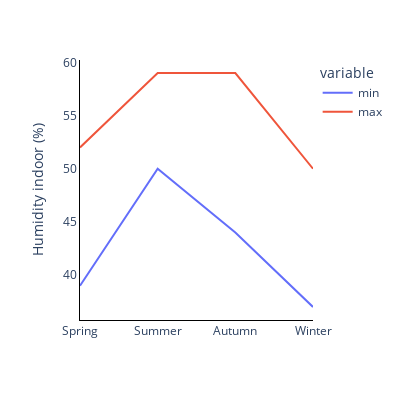

Source (notebook cell):
### Code cell
# seasonal humidity indoor min max plot
df.groupby('Season').describe()

fig = px.line(df.groupby('Season').describe()['Humidity indoor'][['min', 'max']].loc[season_list],
              width=400, height=400)

fig.update_layout(plot_bgcolor='rgba(0, 0, 0, 0)', 
                  paper_bgcolor='rgba(0, 0, 0, 0)')
fig.update_xaxes(title_text=None, # tickmode='linear' shows all the months
                 showline=True, linewidth=1, linecolor='black')
fig.update_yaxes(title_text='Humidity indoor (%)',
#                  range=[16,30],
                showline=True, linewidth=1, linecolor='black')

filename = str(file_path + create_filename('season', 'humidity', 'minmax', 'line'))
print(filename)

fig.show()

### Figure 1 — Plotly figure (JSON) as saved in the notebook; plotly's stock layout.template omitted (floating-point values rounded to 4 significant figures)
{"data": [{"hovertemplate": "variable=min<br>Season=%{x}<br>value=%{y}<extra></extra>", "legendgroup": "min", "line": {"color": "#636efa", "dash": "solid"}, "mode": "lines", "name": "min", "orientation": "v", "showlegend": true, "type": "scatter", "x": ["Spring", "Summer", "Autumn", "Winter"], "xaxis": "x", "y": [39, 50, 44, 37], "yaxis": "y"}, {"hovertemplate": "variable=max<br>Season=%{x}<br>value=%{y}<extra></extra>", "legendgroup": "max", "line": {"color": "#EF553B", "dash": "solid"}, "mode": "lines", "name": "max", "orientation": "v", "showlegend": true, "type": "scatter", "x": ["Spring", "Summer", "Autumn", "Winter"], "xaxis": "x", "y": [52, 59, 59, 50], "yaxis": "y"}], "layout": {"height": 400, "legend": {"title": {"text": "variable"}, "tracegroupgap": 0}, "margin": {"t": 60}, "paper_bgcolor": "rgba(0, 0, 0, 0)", "plot_bgcolor": "rgba(0, 0, 0, 0)", "width": 400, "xaxis": {"anchor": "y", "domain": [0, 1], "linecolor": "black", "linewidth": 1, "showline": true, "title": {}}, "yaxis": {"anchor": "x", "domain": [0, 1], "linecolor": "black", "linewidth": 1, "showline": true, "title": {"text": "Humidity indoor (%)"}}}}
